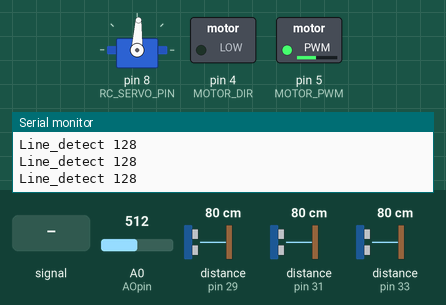
Simulated run of this sketch. Board: Arduino Mega 2560, built with avr-gcc and run on an emulated ATmega2560. Shown: servo, switched loads named in the sketch (green lamp = pin HIGH), the last lines printed to the serial monitor. Inputs (shaded band) come from the test bench; at power-on: distance to the obstacle (sensors on pin 31, pin 29, pin 33) 80 cm, A0 (AOpin) = 512. The echo pulse lasts 58.3 µs per cm; pins used as bus, display or sensor lines are not drawn.

Above: at 1.2 s.
1.3 s: A0 (AOpin) fed a 200 Hz sine of ±460 counts around its level
4.3 s: distance to the obstacle (sensor on pin 31) set to 2 cm
At 4.38 s:
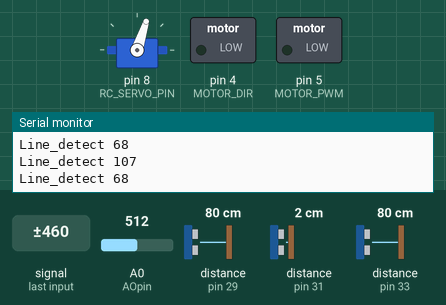
5.9 s: distance to the obstacle (sensor on pin 29) set to 74 cm
At 6.4 s:
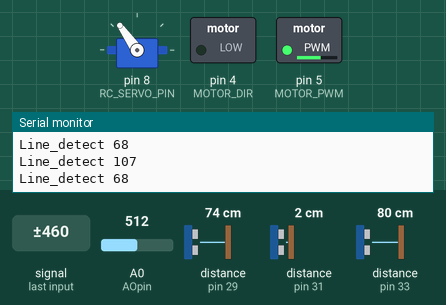
7.4 s: distance to the obstacle (sensor on pin 33) set to 65 cm
8.9 s: distance to the obstacle (sensor on pin 33) set to 55 cm
At 10.0 s:
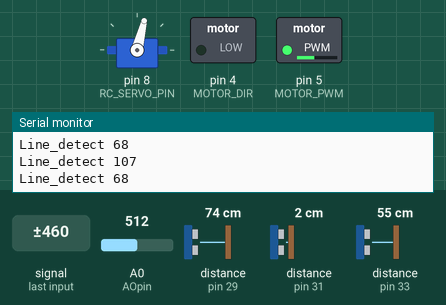
10.7 s: distance to the obstacle (sensor on pin 33) set to 14 cm
12.2 s: distance to the obstacle (sensor on pin 33) set to 11 cm
At 12.6 s:
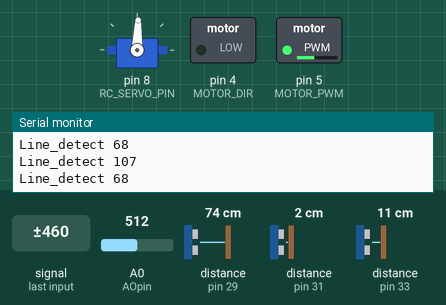
Timing chart, 0 to 14.7 s (numbered marks = the images above; inputs shaded):
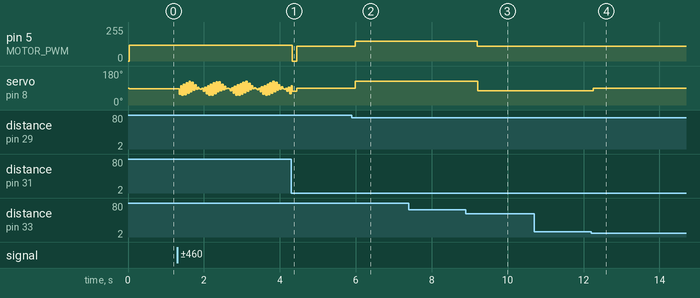

Measured:
- the behaviour switches between 80 and 79 cm on distance to the obstacle (sensor on pin 29) (found by bisection; images 1 and 2)
- the behaviour switches between 60 and 59 cm on distance to the obstacle (sensor on pin 33) (found by bisection; images 2 and 3)
- the behaviour switches between 13 and 12 cm on distance to the obstacle (sensor on pin 33) (found by bisection; images 3 and 4)
- after the input at 4.3 s, pin 5 (MOTOR_PWM): 120/255 → 0/255 at once, → 110/255 0.11 s later
- after the input at 5.9 s, pin 5 (MOTOR_PWM): 110/255 → 150/255 after 0.08 s; servo on pin 8 (RC_SERVO_PIN): 88° → 125° after 0.08 s
- after the input at 7.4 s, every drawn part: stays the same
- after the input at 8.9 s, pin 5 (MOTOR_PWM): 150/255 → 110/255 after 0.30 s; servo on pin 8 (RC_SERVO_PIN): 125° → 76° after 0.32 s
- after the input at 10.7 s, every drawn part: stays the same
- after the input at 12.2 s, servo on pin 8 (RC_SERVO_PIN): 76° → 88° after 0.05 s

The sketch:

VLF_U_Car_Control.ino
```cpp
#include <NewPing.h>

int flag =1;

  int count2 = 0;


#define AOpin  A0     // Analog output - yellow
#define SIpin  22     // Start Integration - orange
#define CLKpin 23     // Clock - red
// Vcc - brown
// GND - black

#define NPIXELS 128  // No. of pixels in array

byte Pixel[NPIXELS]; // Field for measured values <0-255>

int LineSensor_Data[NPIXELS];           // line sensor data(original)
int LineSensor_Data_Adaption[NPIXELS];  // line sensor data(modified)
int MAX_LineSensor_Data[NPIXELS];       // Max value of sensor
int MIN_LineSensor_Data[NPIXELS];       // Min value of sensor
int flag_line_adapation;          // flag to check line sensor adpation
int line_data = 0;

#define FASTADC 1
// defines for setting and clearing register bits
#define cbi(sfr, bit) (_SFR_BYTE(sfr) &= ~_BV(bit))
#define sbi(sfr, bit) (_SFR_BYTE(sfr) |= _BV(bit))

/////////////////////  Ultrasonic Sensor ///////////////////

#define MOTOR_DIR 4
#define MOTOR_PWM 5

#define F_Sonar_TRIG 28
#define F_Sonar_ECHO 29
#define R_Sonar_TRIG 30
#define R_Sonar_ECHO 31
#define L_Sonar_TRIG 32
#define L_Sonar_ECHO 33
#define MaxDistance 350

  NewPing R_sensor(R_Sonar_TRIG,R_Sonar_ECHO,MaxDistance);
  float R_Sonar_Error = 0.0;
  float R_Sonar_distance = 0.0;
  float R_Sonar_distance_old = 0.0;

  NewPing L_sensor(L_Sonar_TRIG,L_Sonar_ECHO,MaxDistance);
  float L_Sonar_Error = 0.0;
  float L_Sonar_distance = 0.0;
  float L_Sonar_distance_old = 0.0;

  NewPing F_sensor(F_Sonar_TRIG,F_Sonar_ECHO,MaxDistance);
  float F_Sonar_Error = 0.0;
  float F_Sonar_distance = 0.0;
  float F_Sonar_distance_old = 0.0;

  void read_sonar_sensor(void)   //초음파센서 측정
  {
    R_Sonar_distance = R_sensor.ping_cm()*10.0;
    L_Sonar_distance = L_sensor.ping_cm()*10.0;
    F_Sonar_distance = F_sensor.ping_cm()*10.0;
    if(R_Sonar_distance == 0){R_Sonar_distance = MaxDistance * 10.0;}
    if(L_Sonar_distance == 0){L_Sonar_distance = MaxDistance * 10.0;}
    if(F_Sonar_distance == 0){F_Sonar_distance = MaxDistance * 10.0;}
  }

  void update_sonar_old(void)    //초음파 센서의 옛날값 저장
  {
    R_Sonar_distance_old = R_Sonar_distance;
    L_Sonar_distance_old = L_Sonar_distance;
    F_Sonar_distance_old = F_Sonar_distance;
  }

  void update_sonar_error(void)   //초음파 센서의 옛날값과 현재값의 차이 저장
  {
    R_Sonar_Error = R_Sonar_distance - R_Sonar_distance_old;
    L_Sonar_Error = L_Sonar_distance - L_Sonar_distance_old;
    F_Sonar_Error = F_Sonar_distance - F_Sonar_distance_old;
  }

/////////////////////  Steering Servo Control ///////////////////
#include <Servo.h>
#define RC_SERVO_PIN 8
#define NEURAL_ANGLE 88
#define LEFT_STEER_ANLGE -30
#define RIGHT_STEER_ANLGE 50

Servo Steeringservo;

int Steering_Angle = NEURAL_ANGLE;

void setup() {
  // put your setup code here, to run once:
  int i;

  for (i = 0; i < NPIXELS; i++)
  {
    LineSensor_Data[i] = 0;
    LineSensor_Data_Adaption[i] = 0;
    MAX_LineSensor_Data[i] = 1023; //0;
    MIN_LineSensor_Data[i] = 0; //1023;
  }

  pinMode(SIpin, OUTPUT);
  pinMode(CLKpin, OUTPUT);

  digitalWrite(SIpin, LOW);   // IDLE state
  digitalWrite(CLKpin, LOW);  // IDLE state

#if FASTADC
  // set prescale to 16
  sbi(ADCSRA, ADPS2);
  cbi(ADCSRA, ADPS1);
  cbi(ADCSRA, ADPS0);
#endif

  flag_line_adapation = 0;

  Steeringservo.attach(RC_SERVO_PIN);
  Steeringservo.write(NEURAL_ANGLE);
  pinMode(MOTOR_DIR, OUTPUT);
  pinMode(MOTOR_PWM, OUTPUT);

  Serial.begin(115200);

}
void line_adaptation(void)
{
  int i;
  for (i = 0; i < NPIXELS; i++)
  {
    if (LineSensor_Data[i] >= MAX_LineSensor_Data[i])  MAX_LineSensor_Data[i] = LineSensor_Data[i];
    if (LineSensor_Data[i] <= MIN_LineSensor_Data[i])  MIN_LineSensor_Data[i] = LineSensor_Data[i];
  }

  /*for (i = 0; i < NPIXELS; i++)
    {
    Serial.print("[");
    Serial.print(i);
    Serial.print("]");
    Serial.print("   : ");
    Serial.print(MAX_LineSensor_Data[i]);
    Serial.print(" | ");
    Serial.print(MIN_LineSensor_Data[i]);
    Serial.println(" ");
    }*/
}
void read_line_sensor(void)
{
  int i;

  delayMicroseconds (1);  /* Integration time in microseconds */
  delay(10);              /* Integration time in miliseconds  */

  digitalWrite (CLKpin, LOW);
  digitalWrite (SIpin, HIGH);
  digitalWrite (CLKpin, HIGH);
  digitalWrite (SIpin, LOW);

  delayMicroseconds (1);

  for (i = 0; i < NPIXELS; i++) {
    Pixel[i] = analogRead (AOpin) / 4 ; // 8-bit is enough
    digitalWrite (CLKpin, LOW);
    delayMicroseconds (1);
    digitalWrite (CLKpin, HIGH);
  }

  for (i = 0; i < NPIXELS; i++)
  {
    LineSensor_Data_Adaption[i] = map(Pixel[i], MIN_LineSensor_Data[i], MAX_LineSensor_Data[i], 0, 256);
  }

}

#define threshold_value 60

int i;

void threshold(void)
{
  for (i = 0; i < NPIXELS; i++)
  {
    if((byte)Pixel[i] >= threshold_value)  LineSensor_Data_Adaption[i] = 255;
    else LineSensor_Data_Adaption[i] = 0;
  }
}

#define camera_pixel_offset 0
void steering_by_camera(void)
{
  int i;
  long sum= 0;
  long x_sum= 0;
  int steer_data_l =0;
  for (i = 0; i < NPIXELS; i++)
  {
    sum +=LineSensor_Data_Adaption[i];
    x_sum += LineSensor_Data_Adaption[i] * i;
  }
  steer_data_l = x_sum/sum - NPIXELS/2 + camera_pixel_offset;
  if(steer_data_l>=-60 && steer_data_l <=60){
    steering_control_l(steer_data_l*1.4);        //마음대로 부호가 반대면 음수 적용
  }
  //Serial.println(steer_data);
}


/////////////////////////   DC_Motor_Control    //////////////////////////
#define MOTOR_DIR 4
#define MOTOR_PWM 5

int Motor_Speed =0;
#define NORMAL_SPEED 100
#define SLOW_SPEED    70


void motor_control(int direction, int speed)
{
  digitalWrite(MOTOR_DIR, 1-direction);
  analogWrite(MOTOR_PWM, speed);

}
/////////////////////////   DC_Motor_Control     //////////////////////////


///////////////////////   Steering Servo Control   ///////////////////////
#include <Servo.h>
#define RC_SERVO_PIN 8
#define NEUTRAL_ANGLE 88
#define NEUTRAL_ANGLE_L 88
#define LEFT_STEER_ANGLE -37
#define RIGHT_STEER_ANGLE 37
#define LEFT_STEER_ANGLE_L -37
#define RIGHT_STEER_ANGLE_L 37

//Servo Steeringservo;
//int Steering_Angle = NEUTRAL_ANGLE;

void steering_control(int steer_angle)
{
  //Steeringservo.write(NEUTRAL_ANGLE + steer_angle);

  if(steer_angle >= RIGHT_STEER_ANGLE) steer_angle = RIGHT_STEER_ANGLE;
  if(steer_angle <= LEFT_STEER_ANGLE) steer_angle = LEFT_STEER_ANGLE;
  Steeringservo.write(NEUTRAL_ANGLE + steer_angle);
}


void steering_control_l(int steer_angle_l)
{
  //Steeringservo.write(NEUTRAL_ANGLE + steer_angle);

  if(steer_angle_l >= RIGHT_STEER_ANGLE_L) steer_angle_l = RIGHT_STEER_ANGLE_L;
  if(steer_angle_l <= LEFT_STEER_ANGLE_L) steer_angle_l = LEFT_STEER_ANGLE_L;
  Steeringservo.write(NEUTRAL_ANGLE_L + steer_angle_l);
}
///////////////////////   Steering Servo Control   ///////////////////////


///////////////////////     Two Wall Following     ///////////////////////


void two_wall_following()                                                         //두 개의 벽을 이용하여 주행할 때(두 개의 벽을 검출했을 때)
{
  read_sonar_sensor();
  motor_control(1, 110);
  int A=1120, B=100;

  if(R_Sonar_distance + L_Sonar_distance <= A && R_Sonar_distance+B >= L_Sonar_distance && R_Sonar_distance-B <= L_Sonar_distance)
  {
    steering_control(0);
    delay(100);
    }

  else if(R_Sonar_distance > L_Sonar_distance)                                    //R_D가 L_D보다 길 때 -> 차체가 왼쪽으로 기울었을 때
  {
    steering_control(12);
    delay(100);
  }
  else if(R_Sonar_distance < L_Sonar_distance)                                    //L_D가 R_D보다 길 때 -> 차체가 오른쪽으로 기울었을 때
  {
    steering_control(-12);
    delay(100);
  }
  else                                                                            //차체가 기울어지지 않았을 때
  {
    steering_control(0);
    delay(100);
  }

}


///////////////////////     Two Wall Following     ///////////////////////


//////////////////////         TURN CONRNER         //////////////////////
int a= 0,b= 0;


void turn_corner()
{
  read_sonar_sensor();
  if(count2=0)   a=0, b= 0;
  else a= 50, b= 0;

  if(R_Sonar_distance+L_Sonar_distance <= 1120)
  {
    two_wall_following();
    delay(10);
  }

  else if(R_Sonar_distance > 800)
  {
    motor_control(1,130);
    steering_control(0);
    if(F_Sonar_distance <=800+a)
    {
      steering_control(40);
      delay(100);
      while(1)
      {
        read_sonar_sensor();
        steering_control(40);

        if(L_Sonar_distance <= 750-b)
        {Serial.print(count2);
          count2++;
          Serial.print(count2);
          break;
          delay(100);

        }
      }
    }

  }
      //delay(200);
}
      //delay(10);

//////////////////////     LINE DETECTION CHECK     //////////////////////


int line_detect_check()
{
  int Line_detect=0;
  for(i=0; i <NPIXELS; i++)
  {
    if(LineSensor_Data_Adaption[i] == 255)  Line_detect++;
  }
  return Line_detect;
}

int Line_de =0;


void loop()
{
  //////////////////////////////////////////////////////////////
  /////////////////////        FLAG        /////////////////////

  if(flag == 1)
  {
    read_sonar_sensor();
    line_adaptation();
    read_line_sensor();
    threshold();
    motor_control(1,120);
    steering_by_camera();
    Line_de = line_detect_check();
    Serial.print("Line_detect ");
    Serial.println(Line_de);
    if(R_Sonar_distance+L_Sonar_distance <=1120)
    {
     motor_control(1,0);
     delay(100);
     flag = 3;
    }
  }

  if(flag == 3)
  {
    read_sonar_sensor();
    steering_control(0);
    motor_control(1,110);
    delay(50);
    if(F_Sonar_distance <= 800)
    {
      flag = 4;
    }
  }

  if(flag == 4)
  {
    read_sonar_sensor();
    steering_control(40);
    motor_control(1,150);
    delay(150);
    if(L_Sonar_distance <= 600)
    {
      flag = 5;
    }
  }

  if(flag == 5)
  {
    read_sonar_sensor();
    steering_control(0);
    motor_control(1,110);
    if(L_Sonar_distance <= 750)
    {
      flag = 6;
    }
  }

  if(flag == 6)
  {
    read_sonar_sensor();
    two_wall_following();
    motor_control(1,110);
    if(R_Sonar_distance >= 800)
    {
      flag = 7;
    }
  }

  if(flag ==7)
  {
    read_sonar_sensor();
    steering_control(0);
    motor_control(1,110);
    if(F_Sonar_distance <= 680)
    {
      flag = 8;
    }
  }

  if(flag == 8)
  {
    read_sonar_sensor();
    steering_control(40);
    motor_control(1,165);
    delay(10);
    if(L_Sonar_distance >= 675)
    {
      flag = 9;
    }
  }

  if(flag == 9)
  {
    read_sonar_sensor();
    steering_control(0);
    motor_control(1,110);
    if(L_Sonar_distance+R_Sonar_distance >=1120)
    {
      flag = 10;
    }

  }

  if(flag == 10)
  {
    read_sonar_sensor();
    two_wall_following();
    motor_control(1,110);
    line_adaptation();
    read_line_sensor();
    threshold();
    steering_control(0);
    //motor_control(1,110);
    Line_de = line_detect_check();
  //Serial.print("Line_detect ");
  //Serial.println(Line_de);
    if(R_Sonar_distance+L_Sonar_distance >= 1120)
    {
     motor_control(1,0);
     delay(10);
     flag = 11;
    }
  }

  if(flag == 11)
  {
    read_sonar_sensor();
    line_adaptation();
    read_line_sensor();
    threshold();
    motor_control(1,120);
    steering_by_camera();
    Line_de = line_detect_check();
    if(F_Sonar_distance <= 400)
    {
      steering_control(0);
      motor_control(1, 0);
    }
  //Serial.print("Line_detect ");
  //Serial.println(Line_de)
  }

  /////////////////////        FLAG        /////////////////////
  //////////////////////////////////////////////////////////////


  /*
  int i;
  int Line_de =0;

  read_sonar_sensor();
    line_adaptation();
  read_line_sensor();
  threshold();
  Line_de = line_detect_check();


  if (digitalRead(CLKpin) == HIGH)
  {
    //line_adaptation
    flag_line_adapation = 1;
  }
   //line_detect_check();
   //threshold();
   //steering_by_camera();
  for (i = 0; i < NPIXELS; i++)
  {
   // if (digitalRead(CLKpin) == LOW)      Serial.print(LineSensor_Data_Adaption[i]); // Serial.print(LineSensor_Data[i] );
    //else                                 Serial.print ((byte)Pixel[i] + 1);
    //Serial.print ((byte)Pixel[i] + 1);
    // read_sonar_sensor();


    line_data = LineSensor_Data_Adaption[i];
    Serial.print(Line_de);
    Serial.print(" ");
    if(i == NPIXELS)  Serial.println(" ");
  }

  Serial.println("  ");
  delay(100);
  */
}
```
